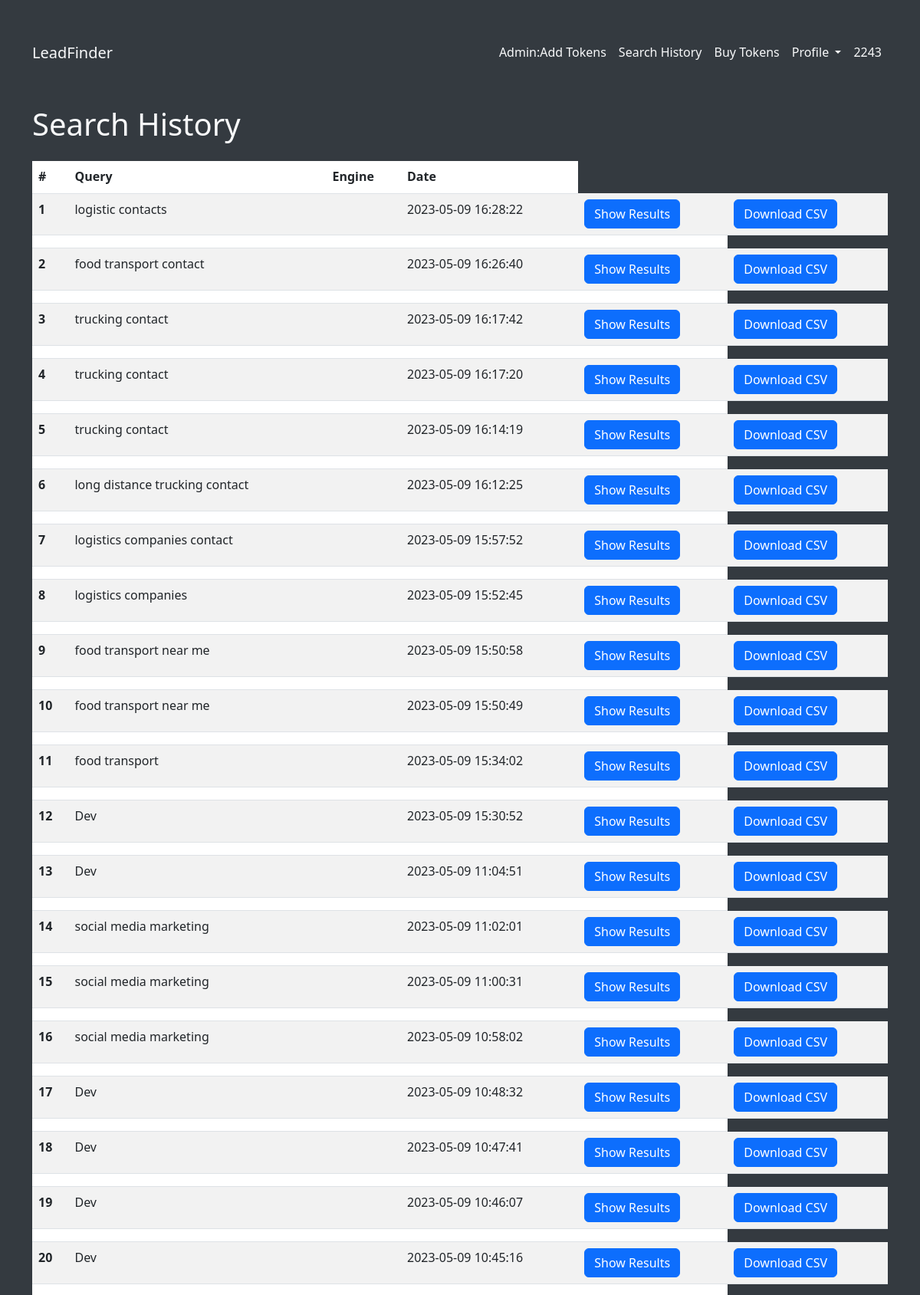
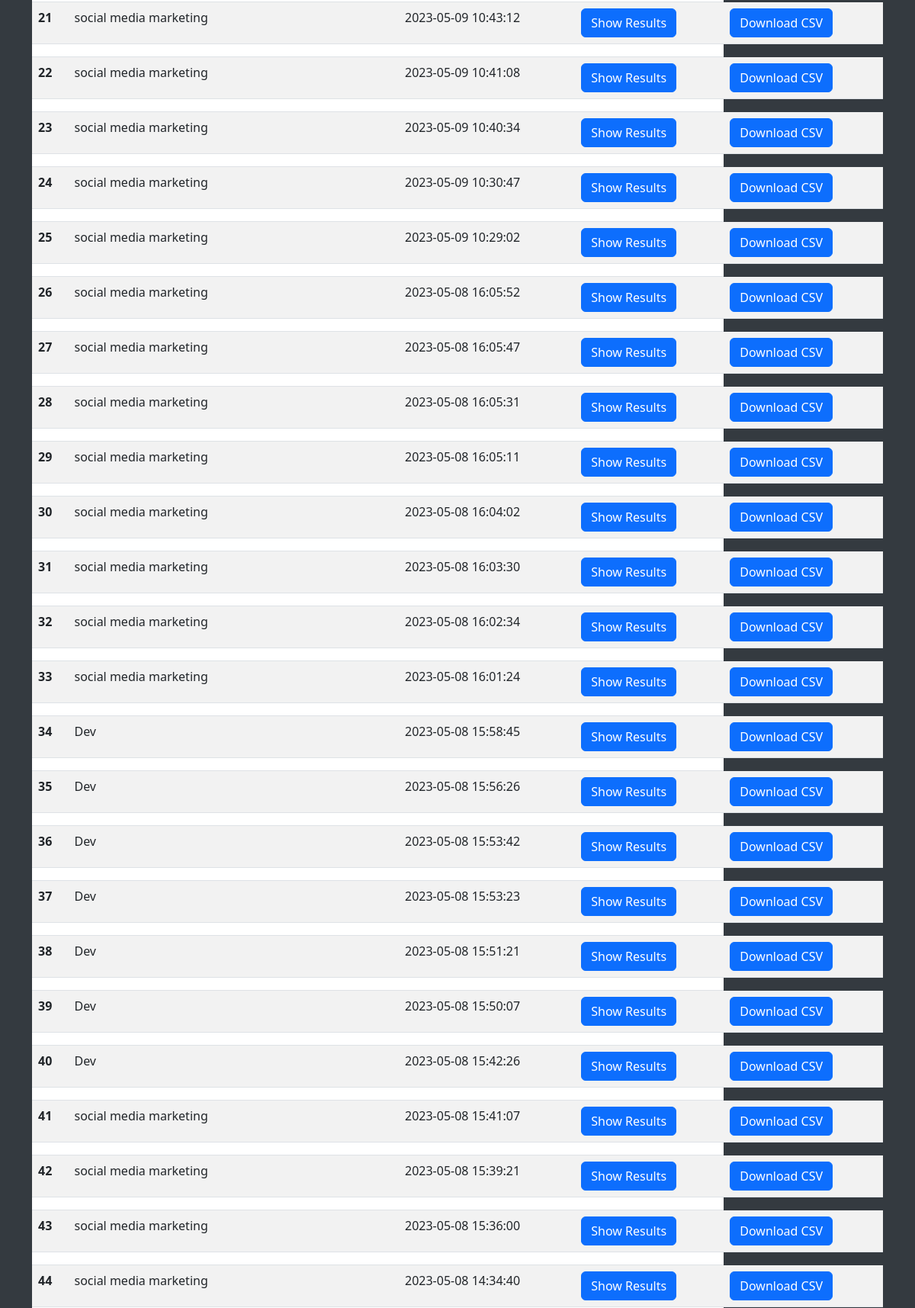
The app's page /search_history (signed in, upper part) with its own data (2 pictures, top to bottom).
### app/main/models.py (models this page shows, shortened)
class User(UserMixin, db.Model):
    id = db.Column(db.Integer, primary_key=True)
    username = db.Column(db.String(64), index=True, unique=True)
    email = db.Column(db.String(120), index=True, unique=True)
    password_hash = db.Column(db.String(128))
    subscription = db.Column(db.String(10))
    tokens = db.Column(db.Integer, default=30)
    search_history = db.relationship('SearchHistory', back_populates='user', lazy='dynamic')
    is_admin = db.Column(db.Boolean, default=False)

class SearchHistory(db.Model):
    id = db.Column(db.Integer, primary_key=True)
    user_id = db.Column(db.Integer, db.ForeignKey('user.id'))
    query = db.Column(db.String(256))
    timestamp = db.Column(db.DateTime, index=True, default=datetime.utcnow)
    user = db.relationship('User', back_populates='search_history')
    results = db.relationship('SearchResult', back_populates='search_history', lazy='dynamic')

### app/main/routes.py (the view)
@main_bp.route('/search_history', methods=['GET'])
@login_required
def search_history():
    search_history = sorted(current_user.search_history, key=lambda x: x.timestamp, reverse=True)
    return render_template('search_history.html', search_history=search_history, title='Search History', get_profile_css_class=get_profile_css_class)

### app/main/models.py (called while the page is built)
@login_manager.user_loader
def load_user(id):
    return User.query.get(int(id))

### app/templates/search_history.html (shortened to what this page needs)
{% extends 'base.html' %}
{% block content %}
    <link rel="stylesheet" href="{{ url_for('static', filename='css/search_history.css') }}">
    <h1 class="mt-4">Search History</h1>
    {% if search_history %}
        <table class="table table-striped mt-4">
            <thead>
                <tr>
                    <th scope="col">#</th>
                    <th scope="col">Query</th>
                    <th scope="col">Engine</th>
                    <th scope="col">Date</th>
                </tr>
            </thead>
            <tbody>
                {% for history_item in search_history %}
                    <tr>
                        <th scope="row">{{ loop.index }}</th>
                        <td>{{ history_item.query }}</td>
                        <td>{{ history_item.engine }}</td>
                        <td>{{ history_item.timestamp.strftime('%Y-%m-%d %H:%M:%S') }}</td>
                        <td>
                            <button class="btn btn-primary" type="button" data-bs-toggle="collapse" data-bs-target="#results_{{ history_item.id }}" aria-expanded="false" aria-controls="results_{{ history_item.id }}">
                                Show Results
                            </button>
                        </td>
                        <td>
                            <button class="btn btn-primary" type="button">
                                Download CSV
                            </button>
                        </td>
                    </tr>
                    <tr>
                        <td colspan="5">
                                    {% set results = history_item.results.all() %}
                        </td>
                    </tr>
                {% endfor %}
            </tbody>
        </table>
    {% else %}
        <p class="mt-4">No search history found.</p>
    {% endif %}
{% endblock %}

### app/templates/base.html (shortened to what this page needs)
<!doctype html>
<html lang="en">
  <head>
    <link href="https://cdn.jsdelivr.net/npm/bootstrap@5.3.0-alpha1/dist/css/bootstrap.min.css" rel="stylesheet">
    <link rel="stylesheet" href="{{ url_for('static', filename='css/styles.css') }}">
  </head>
  <body>
    <div class="content-wrapper">
      <nav class="navbar navbar-expand-lg">
        <div class="container">
          <a class="navbar-brand" href="{{ url_for('main.index') }}">LeadFinder</a>
          <ul class="navbar-nav ml-auto">
            {% if current_user.is_admin %}
            <li class="nav-item">
              <a class="nav-link" href="{{ url_for('main.add_tokens') }}">Admin:Add Tokens</a>
            </li>
            {% endif %}
            {% if current_user.is_authenticated %}
            <li class="nav-item">
              <a class="nav-link" href="{{ url_for('main.search_history') }}">Search History</a>
            </li>
            <li class="nav-item">
              <a class="nav-link" href="{{ url_for('main.buy_tokens')}}">Buy Tokens</a>
            </li>
            <li class="nav-item dropdown">
              <a class="nav-link dropdown-toggle" href="#" id="profileDropdown" role="button" data-bs-toggle="dropdown" aria-haspopup="true" aria-expanded="false">
                  Profile
              </a>
            </li>
            <li class="nav-item">
              <span class="nav-link">{{ current_user.tokens if current_user.tokens else 0}}</span>
            </li>
            {% endif %}
          </ul>
        </div>
      </nav>
    </div>
    <div class="container">
      {% block content %}{% endblock %}
    </div>
  </body>
</html>

### app/static/css/styles.css (style rules this page uses)
body { font-family: 'Segoe UI', Tahoma, Geneva, Verdana, sans-serif; background-color: #343a40; color: #f8f9fa; line-height: 1.6; }
.navbar { background-color: transparent; }
.navbar .navbar-brand { color: #f8f9fa; }
.navbar .navbar-nav .nav-link { color: #f8f9fa; }
.container { margin-top: 40px; }
.content-wrapper { position: relative; z-index: 1; }

### records on screen
User: tokens "2243"
SearchHistory: query "logistic contacts", timestamp "2023-05-09 16:28:22"
SearchHistory: query "food transport contact", timestamp "2023-05-09 16:26:40"
SearchHistory: query "trucking contact", timestamp "2023-05-09 16:17:42"
SearchHistory: query "trucking contact", timestamp "2023-05-09 16:17:20"
SearchHistory: query "trucking contact", timestamp "2023-05-09 16:14:19"
SearchHistory: query "long distance trucking contact", timestamp "2023-05-09 16:12:25"
SearchHistory: query "logistics companies contact", timestamp "2023-05-09 15:57:52"
SearchHistory: query "logistics companies", timestamp "2023-05-09 15:52:45"
SearchHistory: query "food transport near me", timestamp "2023-05-09 15:50:58"
SearchHistory: query "food transport near me", timestamp "2023-05-09 15:50:49"
SearchHistory: query "food transport", timestamp "2023-05-09 15:34:02"
SearchHistory: query "Dev", timestamp "2023-05-09 15:30:52"
SearchHistory: query "Dev", timestamp "2023-05-09 11:04:51"
SearchHistory: query "social media marketing", timestamp "2023-05-09 11:02:01"
SearchHistory: query "social media marketing", timestamp "2023-05-09 11:00:31"
SearchHistory: query "social media marketing", timestamp "2023-05-09 10:58:02"
SearchHistory: query "Dev", timestamp "2023-05-09 10:48:32"
SearchHistory: query "Dev", timestamp "2023-05-09 10:47:41"
SearchHistory: query "Dev", timestamp "2023-05-09 10:46:07"
SearchHistory: query "Dev", timestamp "2023-05-09 10:45:16"
SearchHistory: query "social media marketing", timestamp "2023-05-09 10:43:12"
SearchHistory: query "social media marketing", timestamp "2023-05-09 10:41:08"
SearchHistory: query "social media marketing", timestamp "2023-05-09 10:40:34"
SearchHistory: query "social media marketing", timestamp "2023-05-09 10:30:47"
SearchHistory: query "social media marketing", timestamp "2023-05-09 10:29:02"
SearchHistory: query "social media marketing", timestamp "2023-05-08 16:05:52"
SearchHistory: query "social media marketing", timestamp "2023-05-08 16:05:47"
SearchHistory: query "social media marketing", timestamp "2023-05-08 16:05:31"
SearchHistory: query "social media marketing", timestamp "2023-05-08 16:05:11"
SearchHistory: query "social media marketing", timestamp "2023-05-08 16:04:02"
SearchHistory: query "social media marketing", timestamp "2023-05-08 16:03:30"
SearchHistory: query "social media marketing", timestamp "2023-05-08 16:02:34"
SearchHistory: query "social media marketing", timestamp "2023-05-08 16:01:24"
SearchHistory: query "Dev", timestamp "2023-05-08 15:58:45"
SearchHistory: query "Dev", timestamp "2023-05-08 15:56:26"
SearchHistory: query "Dev", timestamp "2023-05-08 15:53:42"
SearchHistory: query "Dev", timestamp "2023-05-08 15:53:23"
SearchHistory: query "Dev", timestamp "2023-05-08 15:51:21"
SearchHistory: query "Dev", timestamp "2023-05-08 15:50:07"
SearchHistory: query "Dev", timestamp "2023-05-08 15:42:26"
SearchHistory: query "social media marketing", timestamp "2023-05-08 15:41:07"
SearchHistory: query "social media marketing", timestamp "2023-05-08 15:39:21"
SearchHistory: query "social media marketing", timestamp "2023-05-08 15:36:00"
SearchHistory: query "social media marketing", timestamp "2023-05-08 14:34:40"
